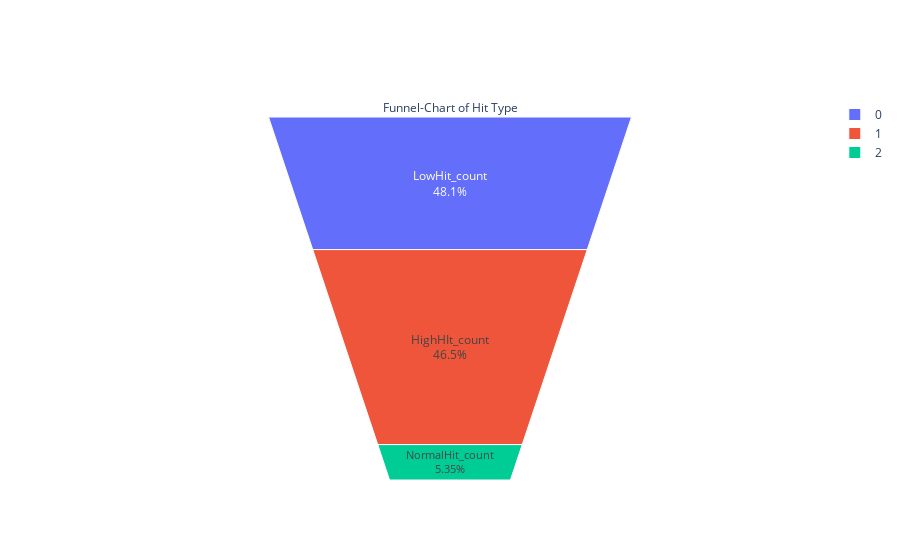

The notebook cell this image was saved under:
### Code cell
plt.figure(figsize=(12,6))
sns.countplot(x = 'HitCount_Type', data = cmb_nw)
fig = go.Figure(go.Funnelarea(
    text =count2.HitCount_Type,
    values = count2.userId,
    title = {"position": "top center", "text": "Funnel-Chart of Hit Type"}
    ))
fig.show()

### Figure 1 — Plotly figure (JSON) as saved in the notebook; plotly's stock layout.template omitted (floating-point values rounded to 4 significant figures)
{"data": [{"text": ["LowHit_count", "HighHIt_count", "NormalHit_count"], "title": {"position": "top center", "text": "Funnel-Chart of Hit Type"}, "type": "funnelarea", "values": [2223, 2149, 247]}], "layout": {}}
